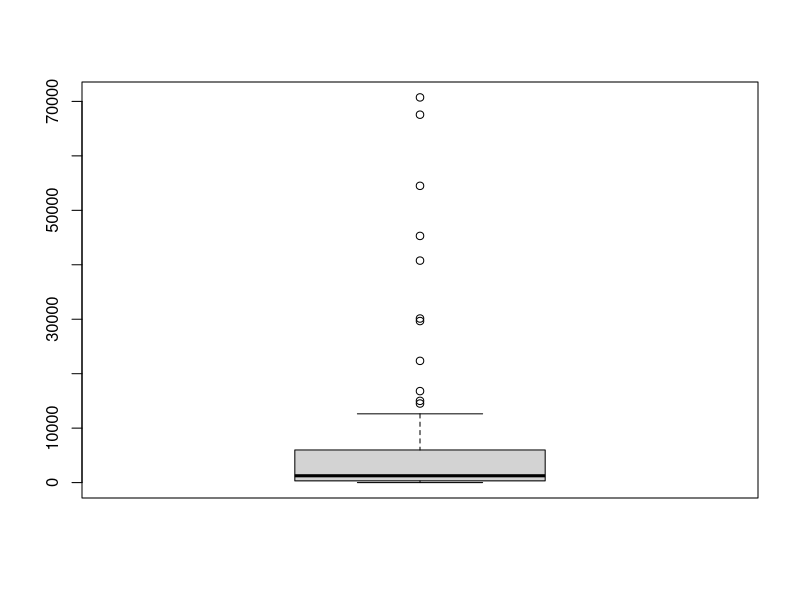

Write the R code that produced this figure. (Note: this script raises an error after producing the figure.)
## ---- chunk 1
?plot
## ---- chunk 2
getwd() # Prints the current working directory
#setwd("/cloud/project")
## ---- chunk 3
4*9
sqrt(144)
## ---- chunk 4
6 * 8 - sqrt(7) + abs(-10) * (4/5)
6 * (8 - sqrt(7)) + abs(-10) * (4/5)
## ---- chunk 5
4 > 2
4 <= 2
## ---- chunk 6
result <- 5/3
result
## ---- chunk 7
result <- 5-3
result
## ---- chunk 8
pop1 <- c(1379, 1324, 323, 261, 208)
pop1
## ---- chunk 9
pop2 <- c(194, 187, 161, 142, 127)
pop <- c(pop1, pop2)
pop
## ---- chunk 10
str(pop)
## ---- chunk 11
cname <- c("CHN", "IND", "USA", "IDN", "BRA")
str(cname)
## ---- chunk 12
asia <- c(TRUE, TRUE, F, T, F)
str(asia)
## ---- chunk 13
regime <- c("Autocracy", "FlawedDem", "FullDem", "FlawedDem", "FlawedDem")
regime <- as.factor(regime)
str(regime)
## ---- chunk 14
regime <- as.character(regime)
str(regime)
asia <- as.character(asia)
str(asia)
asia <- as.logical(asia)
str(asia)
## ---- chunk 15
diff <-c(TRUE,"TRUE")
## ---- chunk 16
vec <- c("1", "2", "3")
## ---- chunk 17
pop1
pop1_double <- pop1 * 2
pop1_double
## ---- chunk 18
pop1 + pop2
## ---- chunk 19
pop_c <- c(pop1, pop2)
## ---- chunk 20
min(pop)
max(pop)
mean(pop)
## ---- chunk 21
sum(pop)/length(pop)
## ---- chunk 22
pop1[1]
cname[1]
## ---- chunk 23
pop[c(2,5)]
cname[c(2,5)]
## ---- chunk 24
first <- pop[1]
## ---- chunk 25
cname_copy <- cname
## Option 1: Dropping the 5th element
cname_copy[-5]
## Option 2 (for generalizability): Getting the last element and dropping it.
length(cname_copy)
cname_copy[-length(cname_copy)]
## ---- chunk 26
regime
regime[5] <- "FullDem"
regime
## ---- chunk 27
pop1_copy <- pop1 #Making a copy
pop1_copy[c(3,5)] <- -10 
pop1_copy[c(3,5)] <- pop1_copy[c(3,5)] - 10 
## ---- chunk 28
cindex <- seq(from = 1, to = length(pop1), by = 1)
cindex
## ---- chunk 29
rep(30, 5)
## ---- chunk 30
rep(seq(1, 3, 0.5), 2)
## ---- chunk 31
completed <- rep(c("yes","no"), 5)
completed
## ---- chunk 32
completed2 <- rep(c("yes","no"), each = 5)
completed2
## ---- chunk 33
names(pop1)
cname
names(pop1) <- cname
names(pop1)
pop1
## ---- chunk 34
pop1[names(pop1) == "BRA"]
## ---- chunk 35
mean(pop1)
pop1[pop1 >= mean(pop1)]
## ---- chunk 36
pop1[pop1 < max(pop1) & names(pop1) != "USA"]
## ---- chunk 37
cname == "IDN"
regime[cname == "IDN"]
## ---- chunk 38
which(cname == "IDN")
regime[which(cname == "IDN")]
## ---- chunk 39
pop1[asia == T & regime != "Autocracy"]
## ---- chunk 40
library(foreign)
## ---- chunk 41
mydata <- read.csv("ACLED_countries.csv")
class(mydata)
## ---- chunk 42
str(mydata)
## ---- chunk 43
names(mydata)
## ---- chunk 44
names(mydata)[3] <- "nconflict"
names(mydata)
## ---- chunk 45
summary(mydata)
## ---- chunk 46
nrow(mydata) # Number of rows
ncol(mydata) # Number of columns
dim(mydata) # Rows first then columns.
## ---- chunk 47
mydata[1,]
## ---- chunk 48
mydata[c(1,2),]
## ---- chunk 49
mydata[1:5,]
## ---- chunk 50
mydata[3,3]
## ---- chunk 51
mydata[1,1]
## ---- chunk 52
mydata[3,2]
## ---- chunk 53
mydata$nconflict
## ---- chunk 54
mydata[,1]
mydata[,"country"]
## ---- chunk 55
mydata$nconflict[seq(1, length(mydata$nconflict), 2)]
## ---- chunk 56
mean(mydata[,2])
mean(mydata[,"nconflict"])
## ---- chunk 57
max(mydata$nconflict)
## ---- chunk 58
mydata$country[mydata$nconflict == max(mydata$nconflict)]
## ---- chunk 59
vec <- c(4, 1, 2, NA, 3)
mean(vec) #Result is NA!
sum(vec) #Result is NA!
## ---- chunk 60
mean(vec, na.rm = T)
sum(vec, na.rm = T)
## ---- chunk 61
obs <- c("Germany", NA, NA)
mydata_new <- rbind(mydata, obs)
dim(mydata_new)
## ---- chunk 62
mydata$nconflict_fatalities <- mydata$nconflict - mydata$nconflict_no_fatalities
head(mydata, 3) #prints out the first 3 rows of the data frame
## ---- chunk 63
# Make sure you specified the right working directory!
# save(mydata, file = "mydata_new.RData")
## ---- chunk 64
# write.csv(mydata_new, file = "mydata_new.csv")
## ---- chunk 65
boxplot(mydata$nconflict)
## ---- chunk 66
summary(mydata$nconflict)
## ---- chunk 67
median(mydata$fatalities)
mydata$fatalities_high <- ifelse(mydata$fatalities > median(mydata$fatalities), 1, 0)
head(mydata$fatalities_high)
table(mydata$fatalities_high) # We split the observations exactly in half.
## ---- chunk 68
boxplot(mydata$nconflict ~ mydata$fatalities_high)
## ---- chunk 69
hist(mydata$nconflict,breaks=100)
## ---- chunk 70
plot(density(mydata$fatalities))
## ---- chunk 71
plot(mydata$fatalities,mydata$nconflict)
## ---- chunk 72
plot(mydata$fatalities,mydata$nconflict,
     main = "ACLED (2010-2019)", #Adding a main title.
     xlab = "Fatalities", #Adding a x-axis title.
     ylab = "Number of Conflicts", #Adding a y-axis title.
     col = "tomato", #Changing the color of the data points.
     pch = 18) #Changing the shape
